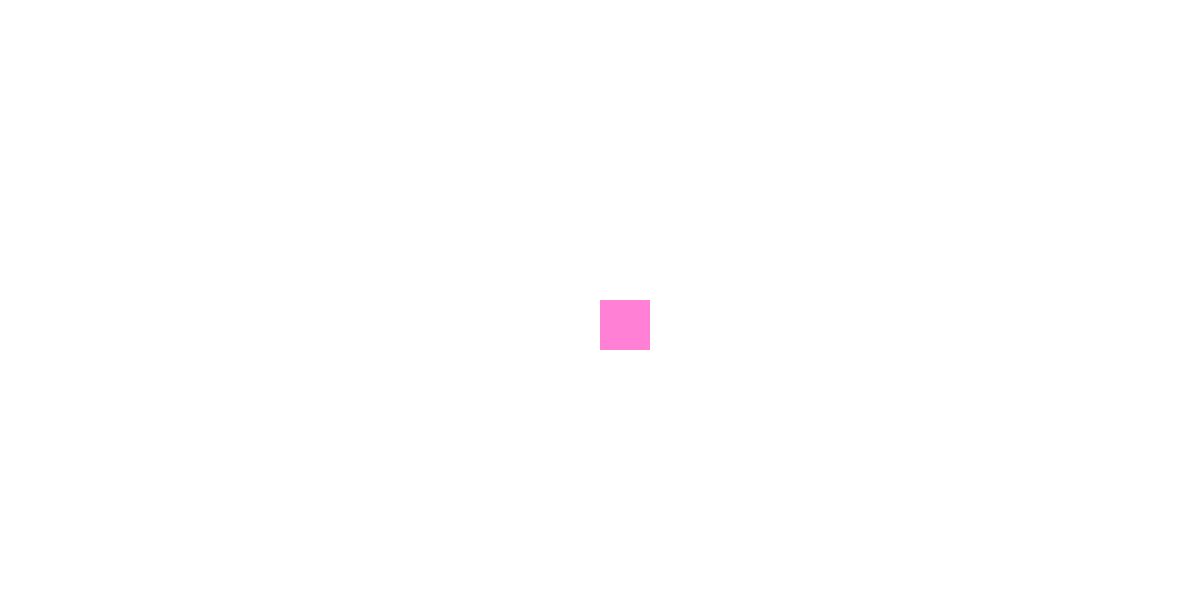
Frame 1 (no input)
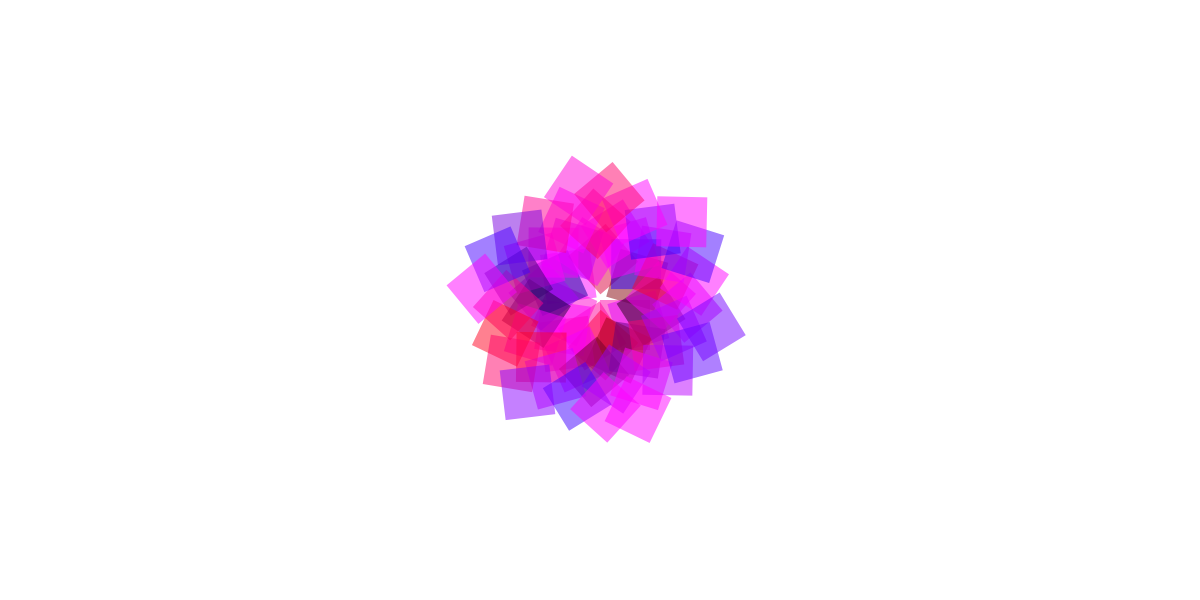
Frame 60 (the mouse pressed at the canvas centre just before this capture)
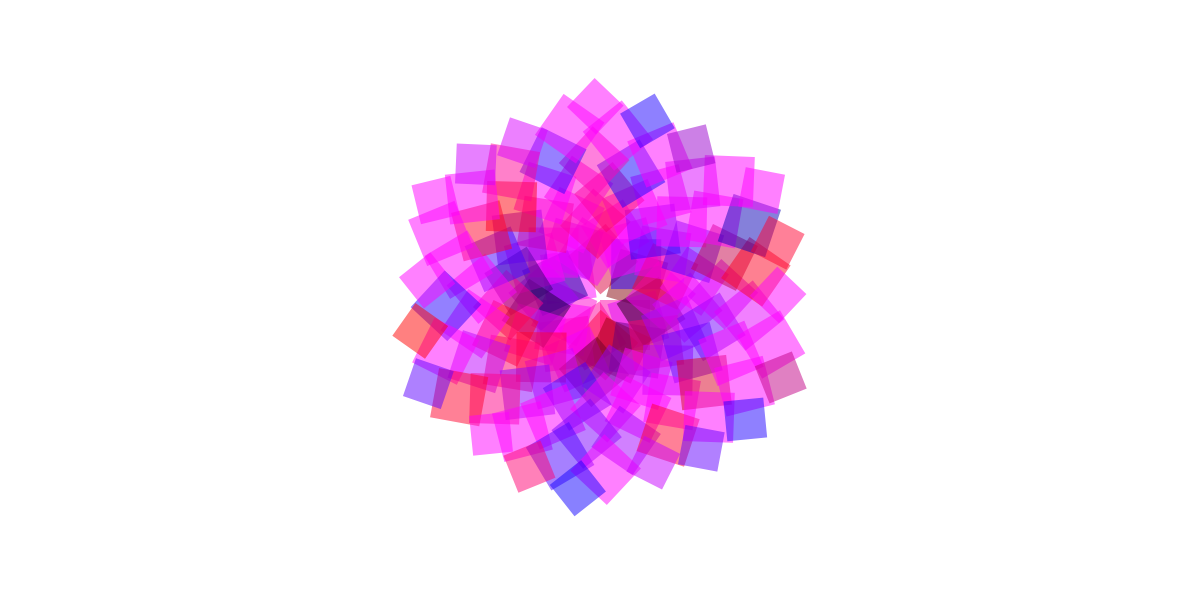
Frame 120 (the mouse held since frame 60 and released just before this capture)

The Processing sketch that drew these frames (run headless with seeded random() and noise(); from frame 60 on, the mouse is pressed at the canvas centre):

// Processing sketch: processing_51849
// ── processing_51849.pde

int r;
int p;
float rectsize = 50;
//float randx = random(1200); for random x positions
//float randy = random(400); for random y positions
//float randr = random(100); //random red color
//float randb = random(100); //random blue color
//float randg = random(100); //random green color
float o = 50;

void setup()
{
  size( 1200, 600 );
  background(255);
  smooth();
  frameRate(999);
  colorMode(RGB, 100);
  noStroke();
  r=0;
  p=0;
}

void draw() {
   
  
  
  //fill( 255, 255, 255, 0);  //for when you want to use your cursor as the generation point instead of a fixed point
  noStroke();
  
    fill(random(255),0,random(255), o);
    
    if ( key == '1' ){
    fill(random(255), 0, 0, 50);
    }
    
        if ( key == '2' ){
    fill(random(255), random(255), 0, 50);
    }
    
    if ( key == '3' ){
    fill( 0, random(255), 0, 50);
    }
        if ( key == '4' ){
    fill( 0, random(255), random(255), 50);
    }
    
    if ( key == '5' ){
    fill( 0, 0, random(255), 50);
    }
    
     if ( key == '6' ){
    fill( random(255), 0, random(255), 50);
    }
    
  translate(width/2, height/2);
  rotate(r);
  rect(p, p, rectsize, rectsize);
  
  //rect(40, 40, rectsize, rectsize);

 r++;

//box position stuff
 p++;
 if (p > 0) {
   rectsize = 50;
   //randr=255; randg=255; randb=0;
 }
  if (p > 100) {
   rectsize = 40;
 }
  if (p > 200) {
   rectsize = 30;
 }
  if (p > 300) {
   rectsize = 20;
 }
 if (p > 400) {
   rectsize = 10;
 }
 if (p > 500) {
 p=0;
  }
  
  if (mousePressed && key == 'w') {
    fill(255, 255, 255);
    rect(mouseX-width/2, mouseY-height/2, rectsize, rectsize);
  } 
  
  if (mousePressed && key == 'o') {
    fill(255, 255, 255, o);
    rect(mouseX-width/2, mouseY-height/2, rectsize, rectsize);
  } 
  
  if (mousePressed && key == 'k') {
    fill(random(10), random(10), random(10), o);
    rect(mouseX-width/2, mouseY-height/2, rectsize, rectsize);
  } 
  
  if (mousePressed && key == 'r') {
    fill(random(255), 0, 0, o);
    rect(mouseX-width/2, mouseY-height/2, rectsize, rectsize);
  } 
  
  if (mousePressed && key == 'y') {
    fill(random(255), random(255), 0, o);
    rect(mouseX-width/2, mouseY-height/2, rectsize, rectsize);
  } 
  
  if (mousePressed && key == 'g') {
    fill(0, random(255), 0, o);
    rect(mouseX-width/2, mouseY-height/2, rectsize, rectsize);
  } 
  
  if (mousePressed && key == 'b') {
    fill(0, 0, random(255), o);
    rect(mouseX-width/2, mouseY-height/2, rectsize, rectsize);
  } 
  
  if (mousePressed && key == 'v') {
    fill(random(255), 0, random(255), o);
    rect(mouseX-width/2, mouseY-height/2, rectsize, rectsize);
  } 
  
    
  
}
